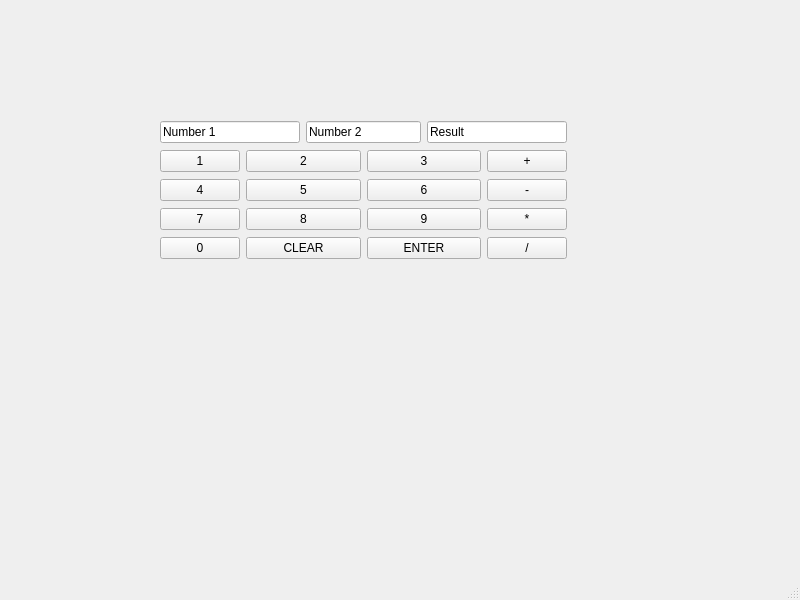
<?xml version="1.0" encoding="UTF-8"?>
<ui version="4.0">
 <class>MAINWINDOW</class>
 <widget class="QMainWindow" name="MAINWINDOW">
  <property name="geometry">
   <rect>
    <x>0</x>
    <y>0</y>
    <width>800</width>
    <height>600</height>
   </rect>
  </property>
  <property name="windowTitle">
   <string>MainWindow</string>
  </property>
  <widget class="QWidget" name="centralwidget">
   <widget class="QWidget" name="">
    <property name="geometry">
     <rect>
      <x>160</x>
      <y>120</y>
      <width>407</width>
      <height>143</height>
     </rect>
    </property>
    <layout class="QGridLayout" name="gridLayout">
     <item row="0" column="0" colspan="2">
      <widget class="QLineEdit" name="num1">
       <property name="text">
        <string>Number 1</string>
       </property>
      </widget>
     </item>
     <item row="0" column="2" colspan="2">
      <widget class="QLineEdit" name="num2">
       <property name="text">
        <string>Number 2</string>
       </property>
      </widget>
     </item>
     <item row="0" column="4" colspan="2">
      <widget class="QLineEdit" name="result">
       <property name="text">
        <string>Result</string>
       </property>
      </widget>
     </item>
     <item row="1" column="0">
      <widget class="QPushButton" name="pushButton">
       <property name="text">
        <string>1</string>
       </property>
      </widget>
     </item>
     <item row="1" column="1" colspan="2">
      <widget class="QPushButton" name="pushButton_2">
       <property name="text">
        <string>2</string>
       </property>
      </widget>
     </item>
     <item row="1" column="3" colspan="2">
      <widget class="QPushButton" name="pushButton_3">
       <property name="text">
        <string>3</string>
       </property>
      </widget>
     </item>
     <item row="1" column="5">
      <widget class="QPushButton" name="add">
       <property name="text">
        <string>+</string>
       </property>
      </widget>
     </item>
     <item row="2" column="0">
      <widget class="QPushButton" name="pushButton_8">
       <property name="text">
        <string>4</string>
       </property>
      </widget>
     </item>
     <item row="2" column="1" colspan="2">
      <widget class="QPushButton" name="pushButton_5">
       <property name="text">
        <string>5</string>
       </property>
      </widget>
     </item>
     <item row="2" column="3" colspan="2">
      <widget class="QPushButton" name="N6">
       <property name="text">
        <string>6</string>
       </property>
      </widget>
     </item>
     <item row="2" column="5">
      <widget class="QPushButton" name="sub">
       <property name="text">
        <string>-</string>
       </property>
      </widget>
     </item>
     <item row="3" column="0">
      <widget class="QPushButton" name="N7">
       <property name="text">
        <string>7</string>
       </property>
      </widget>
     </item>
     <item row="3" column="3" colspan="2">
      <widget class="QPushButton" name="N9">
       <property name="text">
        <string>9</string>
       </property>
      </widget>
     </item>
     <item row="3" column="5">
      <widget class="QPushButton" name="mul">
       <property name="text">
        <string>*</string>
       </property>
      </widget>
     </item>
     <item row="4" column="0">
      <widget class="QPushButton" name="N0">
       <property name="text">
        <string>0</string>
       </property>
      </widget>
     </item>
     <item row="4" column="1" colspan="2">
      <widget class="QPushButton" name="clear">
       <property name="text">
        <string>CLEAR</string>
       </property>
      </widget>
     </item>
     <item row="4" column="3" colspan="2">
      <widget class="QPushButton" name="enter">
       <property name="text">
        <string>ENTER</string>
       </property>
      </widget>
     </item>
     <item row="4" column="5">
      <widget class="QPushButton" name="div">
       <property name="text">
        <string>/</string>
       </property>
      </widget>
     </item>
     <item row="3" column="1" colspan="2">
      <widget class="QPushButton" name="N8">
       <property name="text">
        <string>8</string>
       </property>
      </widget>
     </item>
    </layout>
   </widget>
  </widget>
  <widget class="QMenuBar" name="menubar">
   <property name="geometry">
    <rect>
     <x>0</x>
     <y>0</y>
     <width>800</width>
     <height>22</height>
    </rect>
   </property>
  </widget>
  <widget class="QStatusBar" name="statusbar"/>
 </widget>
 <resources/>
 <connections/>
</ui>
